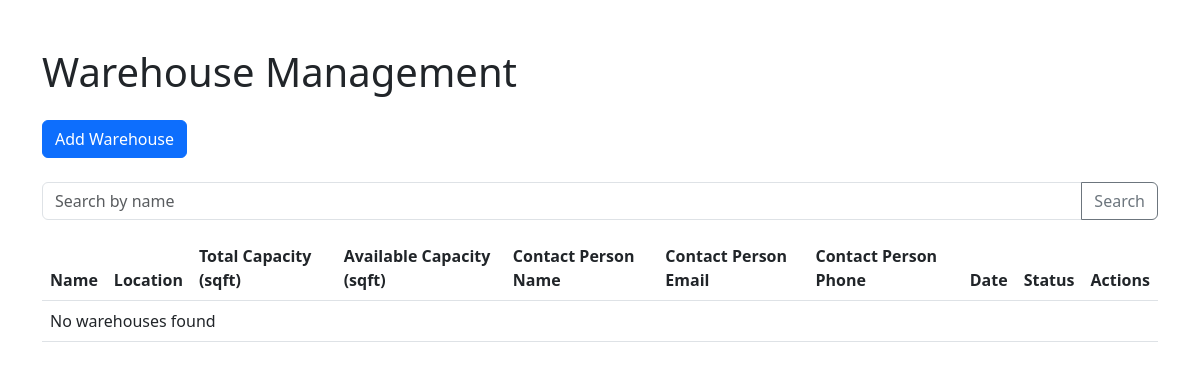
The app's page /warehouse_view/, older data.
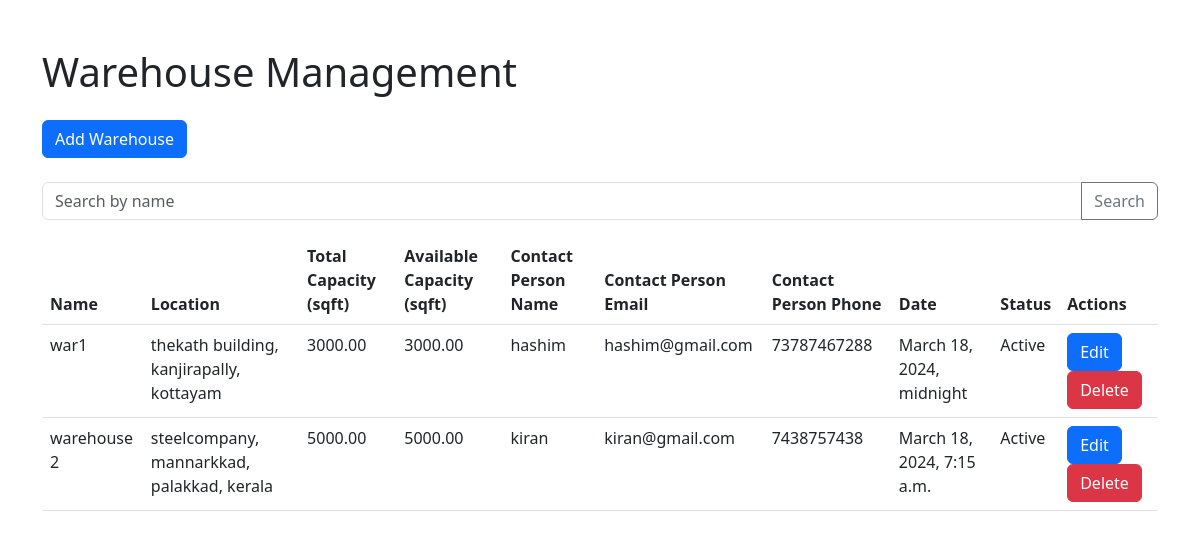
The same page, newer data.
### MainApp/models.py (models this page shows, shortened)
class Warehouse(models.Model):
    STATUS_CHOICES = (
        ('1', 'Active'),
        ('2', 'Inactive'),
    )
    name = models.CharField(max_length=100)
    location = models.CharField(max_length=200)
    total_capacity = models.DecimalField(max_digits=10, decimal_places=2)
    available_capacity = models.DecimalField(max_digits=10, decimal_places=2)
    contact_person_name = models.CharField(max_length=100)
    contact_person_email = models.EmailField(max_length=254)
    contact_person_phone = models.CharField(max_length=15)
    date = models.DateTimeField(auto_now_add=True)
    status = models.CharField(max_length=2, choices=STATUS_CHOICES, default='1')

### MainApp/views.py (the view)
# urls.py: path('warehouse_view/', views.warehouse_view, name='warehouse_view'),
def warehouse_view(request):
    warehouses = Warehouse.objects.all()
    return render(request, 'warehouse/warehouse_views.html', {'warehouses': warehouses})

### MainApp/templates/warehouse/warehouse_views.html (shortened to what this page needs)
<!DOCTYPE html>
<html lang="en">
<head>
    <link href="https://cdn.jsdelivr.net/npm/bootstrap@5.3.0-alpha1/dist/css/bootstrap.min.css" rel="stylesheet">
</head>
<body>
<div class="container mt-5">
    <h1 class="mb-4">Warehouse Management</h1>
    <button type="button" class="btn btn-primary mb-4" data-bs-toggle="modal" data-bs-target="#addWarehouseModal">
        Add Warehouse
    </button>
    <form method="GET" action="{% url 'search_warehouse' %}">
        <div class="input-group mb-3">
            <input type="text" class="form-control" placeholder="Search by name" aria-label="Search" name="search_text">
            <button class="btn btn-outline-secondary" type="submit">Search</button>
        </div>
    </form>
    <table class="table">
        <thead>
            <tr>
                <th>Name</th>
                <th>Location</th>
                <th>Total Capacity (sqft)</th>
                <th>Available Capacity (sqft)</th>
                <th>Contact Person Name</th>
                <th>Contact Person Email</th>
                <th>Contact Person Phone</th>
                <th>Date</th>
                <th>Status</th>
                <th>Actions</th>
            </tr>
        </thead>
        <tbody id="warehouseTableBody">
            {% for warehouse in warehouses %}
            <tr>
                <td>{{ warehouse.name }}</td>
                <td>{{ warehouse.location }}</td>
                <td>{{ warehouse.total_capacity }}</td>
                <td>{{ warehouse.available_capacity }}</td>
                <td>{{ warehouse.contact_person_name }}</td>
                <td>{{ warehouse.contact_person_email }}</td>
                <td>{{ warehouse.contact_person_phone }}</td>
                <td>{{ warehouse.date }}</td>
                <td>{{ warehouse.get_status_display }}</td>
                <td>
                    <button type="button" class="btn btn-primary" data-bs-toggle="modal" data-bs-target="#editWarehouseModal{{ warehouse.id }}">
                        Edit
                    </button>
                    <button type="button" class="btn btn-danger" data-bs-toggle="modal" data-bs-target="#deleteWarehouseModal{{ warehouse.id }}">
                        Delete
                    </button>
                </td>
            </tr>
            {% empty %}
            <tr>
                <td colspan="10">No warehouses found</td>
            </tr>
            {% endfor %}
        </tbody>
    </table>
</div>
</body>
</html>

Row changes from the older to the newer data that the page shows:
added Warehouse: name "war1", location "thekath building, kanjirapally, kottayam", total_capacity "3000.00", available_capacity "3000.00", contact_person_name "hashim", contact_person_email "hashim@gmail.com", contact_person_phone "73787467288", date "March 18, 2024, midnight", status "Active"
added Warehouse: name "warehouse 2", location "steelcompany, mannarkkad, palakkad, kerala", total_capacity "5000.00", available_capacity "5000.00", contact_person_name "kiran", contact_person_email "kiran@gmail.com", contact_person_phone "7438757438", date "March 18, 2024, 7:15 a.m.", status "Active"
Text that changed along with them:
text no longer shown: "No warehouses found"
